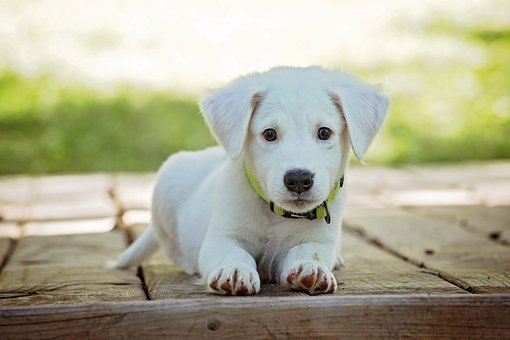
#> input picture Pencil_Sketch/puppy-1903313__340.jpg, 510 x 340 px, found by its file name
$ jupyter execute LGMVIP_Task2.ipynb
#> lines starting #> are read from the running program, lines starting #| are printed output that depends on the picture
# Task 2:-Pencil Sketch with Python

**LGMVIP as a data science intern**

**Level:Begineer**

**Name:-Varsha Jaiswal**

**Importing required libraries**

[cell 1]
import cv2
import matplotlib.pyplot as plt
from google.colab.patches import cv2_imshow

 **LOADING THE IMAGE**

[cell 2]
image=cv2.imread("/content/puppy-1903313__340.jpg",cv2.IMREAD_UNCHANGED)
#> image is the input picture: shape (340, 510, 3); mean B, G, R 149.3, 174, 174.8

[cell 3]
cv2_imshow(image)

**CONVERTING THE IMAGE INTO GRAY SCALE IMAGE**

[cell 4]
image_gray = cv2.cvtColor(image, cv2.COLOR_BGR2GRAY)
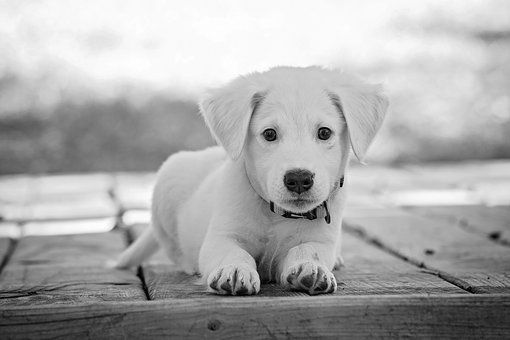
#> image_gray: shape (340, 510); min 0, max 255, mean 171.4
cv2_imshow(image_gray)

**Converting image into gray scale will give us black and white pixel which is required for converting the iamge into pencil sketch**

**INVERTING THE IMAGE**

[cell 5]
image_invert = cv2.bitwise_not(image_gray)
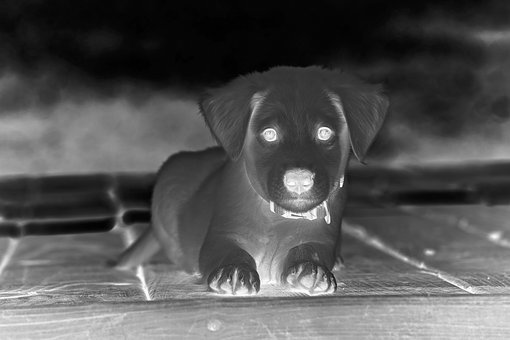
#> image_invert: shape (340, 510); min 0, max 255, mean 83.6
cv2_imshow(image_invert)
#invert_image=255-grey_image

**Used bit_not function to find the brighter and the lighter part in the image so that we can find the edge to create the pencil sketch**

**APPLYING SMOOTHING TO THE INVERTED IMAGE**

[cell 6]
image_smoothing = cv2.GaussianBlur(image_invert, (21, 21),sigmaX=0, sigmaY=0)
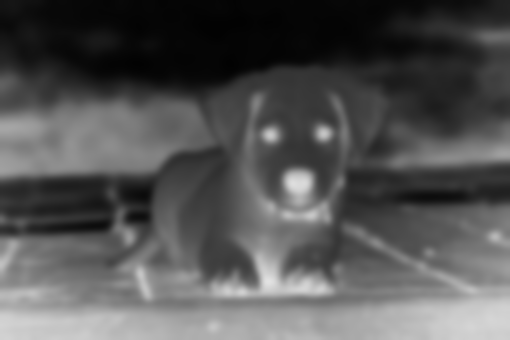
#> image_smoothing: shape (340, 510); min 2, max 226, mean 83.6
cv2_imshow(image_smoothing)

**By Smoothing the image we cxan reduce  the noice and find the lines to create a sketch**

**FUNCTION FOR GEETING THE PENCIL SKETCH**

[cell 7]
def dogV2(x, y):
    return cv2.divide(x, 255 - y, scale=256)
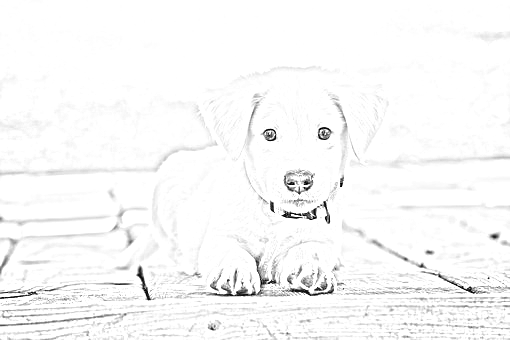
#> returned value: shape (340, 510); min 0, max 255, mean 248.3
